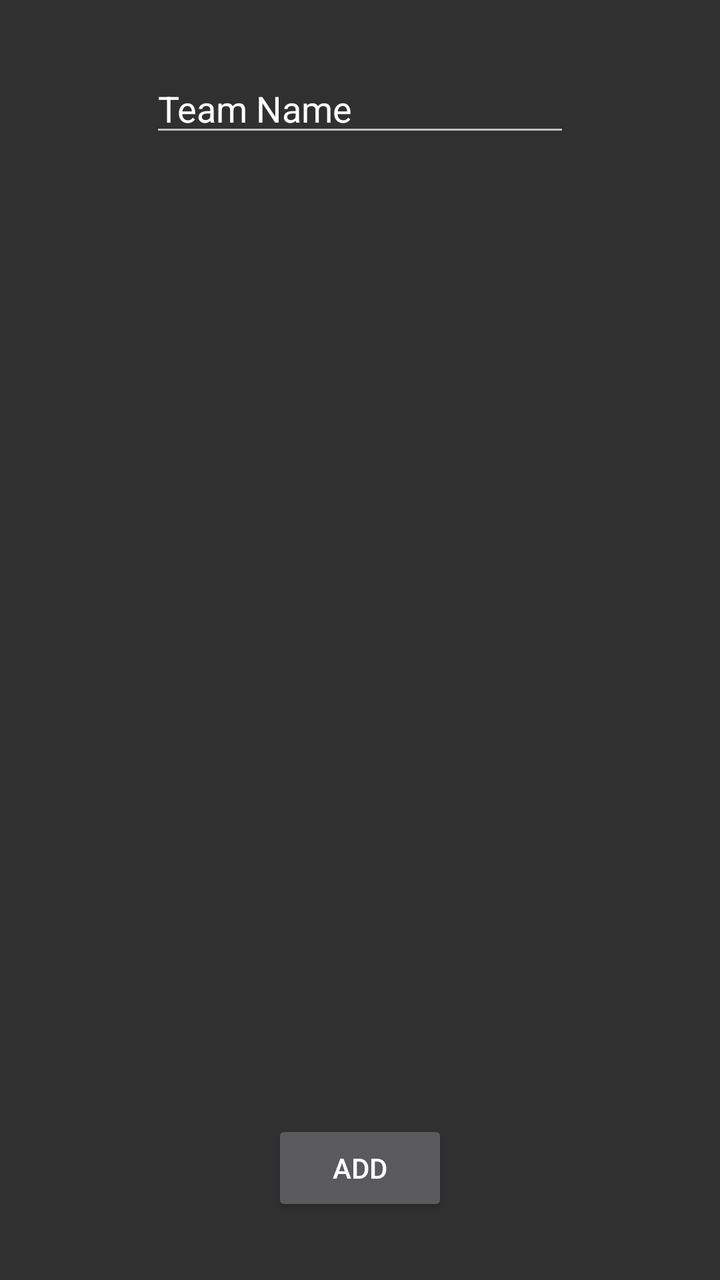
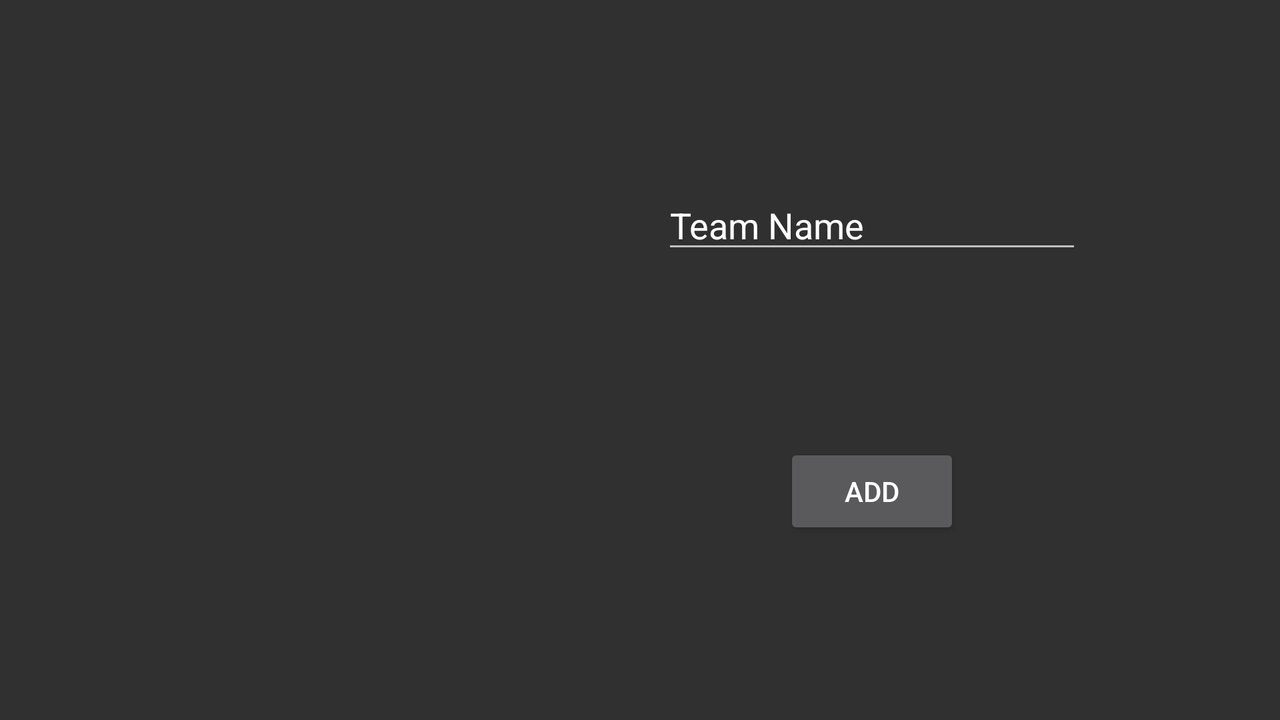

One screen, two layout resources from the same app: the default and the repository's alternative for another configuration. Each is rendered where Android would select it; the XML of both is given below.
<!-- AndroidManifest.xml: application theme AppTheme -->
<!-- res/layout/fragment_new_team.xml -->
<?xml version="1.0" encoding="utf-8"?>
<android.support.constraint.ConstraintLayout
        xmlns:android="http://schemas.android.com/apk/res/android"
        xmlns:tools="http://schemas.android.com/tools"
        xmlns:app="http://schemas.android.com/apk/res-auto"
        android:layout_width="match_parent"
        android:layout_height="match_parent"
        tools:context=".activities.AddTeamsActivity">

    <Button
            android:text="@string/add"
            android:layout_width="wrap_content"
            android:layout_height="wrap_content"
            android:id="@+id/add_button"
            app:layout_constraintStart_toStartOf="parent"
            android:layout_marginStart="8dp"
            app:layout_constraintEnd_toEndOf="parent"
            android:layout_marginEnd="8dp"
            android:layout_marginBottom="32dp"
            app:layout_constraintBottom_toBottomOf="parent"/>

    <ImageView
            android:layout_width="200dp"
            android:layout_height="200dp"
            app:srcCompat="@drawable/placeholder_team"
            android:id="@+id/team_image_view"
            android:layout_marginTop="8dp"
            app:layout_constraintTop_toTopOf="parent"
            android:layout_marginBottom="8dp"
            app:layout_constraintBottom_toBottomOf="parent"
            app:layout_constraintStart_toStartOf="parent"
            android:layout_marginStart="8dp"
            app:layout_constraintEnd_toEndOf="parent"
            android:layout_marginEnd="8dp"
            android:contentDescription="@string/team_logo"/>

    <EditText
            android:layout_width="wrap_content"
            android:layout_height="wrap_content"
            android:inputType="textPersonName"
            android:ems="10"
            android:id="@+id/team_name_text"
            android:layout_marginTop="32dp"
            app:layout_constraintTop_toTopOf="parent"
            android:layout_marginStart="8dp"
            app:layout_constraintStart_toStartOf="parent"
            android:layout_marginEnd="8dp"
            app:layout_constraintEnd_toEndOf="parent"
            tools:text="@string/team_name"
            android:autofillHints=""/>
</android.support.constraint.ConstraintLayout>
<!-- resources referenced by this layout -->
<resources>
  <string name="add">Add</string>
  <string name="team_logo">team logo</string>
  <string name="team_name">Team Name</string>
  <style name="AppTheme" parent="Theme.AppCompat">
          
          <item name="colorPrimary">@color/colorPrimary</item>
          <item name="colorPrimaryDark">@color/colorPrimaryDark</item>
          <item name="colorAccent">@color/colorAccent</item>
          
          
          <item name="android:button">@style/Button</item>
          <item name="android:divider">@color/listDivider</item>
  
          
      </style>
  <color name="colorPrimary">#212121</color>
  <color name="colorPrimaryDark">#000000</color>
  <color name="colorAccent">#177E31</color>
  <style name="Button" parent="@android:style/Widget.Button">
          <item name="android:background">@color/colorButton</item>
      </style>
  <color name="listDivider">#666666</color>
  <color name="colorButton">#177E31</color>
</resources>
<!-- res/layout-land/fragment_new_team.xml (the repository's variant of the layout above) -->
<!-- drawn on the phone turned sideways -->
<?xml version="1.0" encoding="utf-8"?>
<android.support.constraint.ConstraintLayout
        xmlns:android="http://schemas.android.com/apk/res/android"
        xmlns:tools="http://schemas.android.com/tools"
        xmlns:app="http://schemas.android.com/apk/res-auto"
        android:layout_width="match_parent"
        android:layout_height="match_parent"
        tools:context=".activities.AddTeamsActivity">

    <Button
            android:text="@string/add"
            android:layout_width="wrap_content"
            android:layout_height="wrap_content"
            android:id="@+id/add_button"
            app:layout_constraintStart_toEndOf="@+id/team_image_view"
            android:layout_marginStart="8dp"
            app:layout_constraintEnd_toEndOf="parent"
            android:layout_marginEnd="8dp"
            android:layout_marginBottom="8dp"
            app:layout_constraintBottom_toBottomOf="parent"
            app:layout_constraintTop_toBottomOf="@+id/team_name_text"
            app:layout_constraintHorizontal_bias="0.5"/>

    <ImageView
            android:layout_width="200dp"
            android:layout_height="200dp"
            app:srcCompat="@drawable/placeholder_team"
            android:id="@+id/team_image_view"
            android:layout_marginTop="8dp"
            app:layout_constraintTop_toTopOf="parent"
            android:layout_marginBottom="8dp"
            app:layout_constraintBottom_toBottomOf="parent"
            app:layout_constraintStart_toStartOf="parent"
            android:layout_marginStart="32dp"
            android:contentDescription="@string/team_logo"/>

    <EditText
            android:layout_width="wrap_content"
            android:layout_height="wrap_content"
            android:inputType="textPersonName"
            android:ems="10"
            android:id="@+id/team_name_text"
            tools:text="@string/team_name"
            android:autofillHints=""
            app:layout_constraintStart_toEndOf="@+id/team_image_view"
            android:layout_marginStart="8dp"
            android:layout_marginEnd="8dp"
            app:layout_constraintEnd_toEndOf="parent"
            android:layout_marginTop="8dp"
            app:layout_constraintTop_toTopOf="parent"
            android:layout_marginBottom="8dp"
            app:layout_constraintBottom_toTopOf="@+id/add_button"
            app:layout_constraintHorizontal_bias="0.5"/>
</android.support.constraint.ConstraintLayout>
